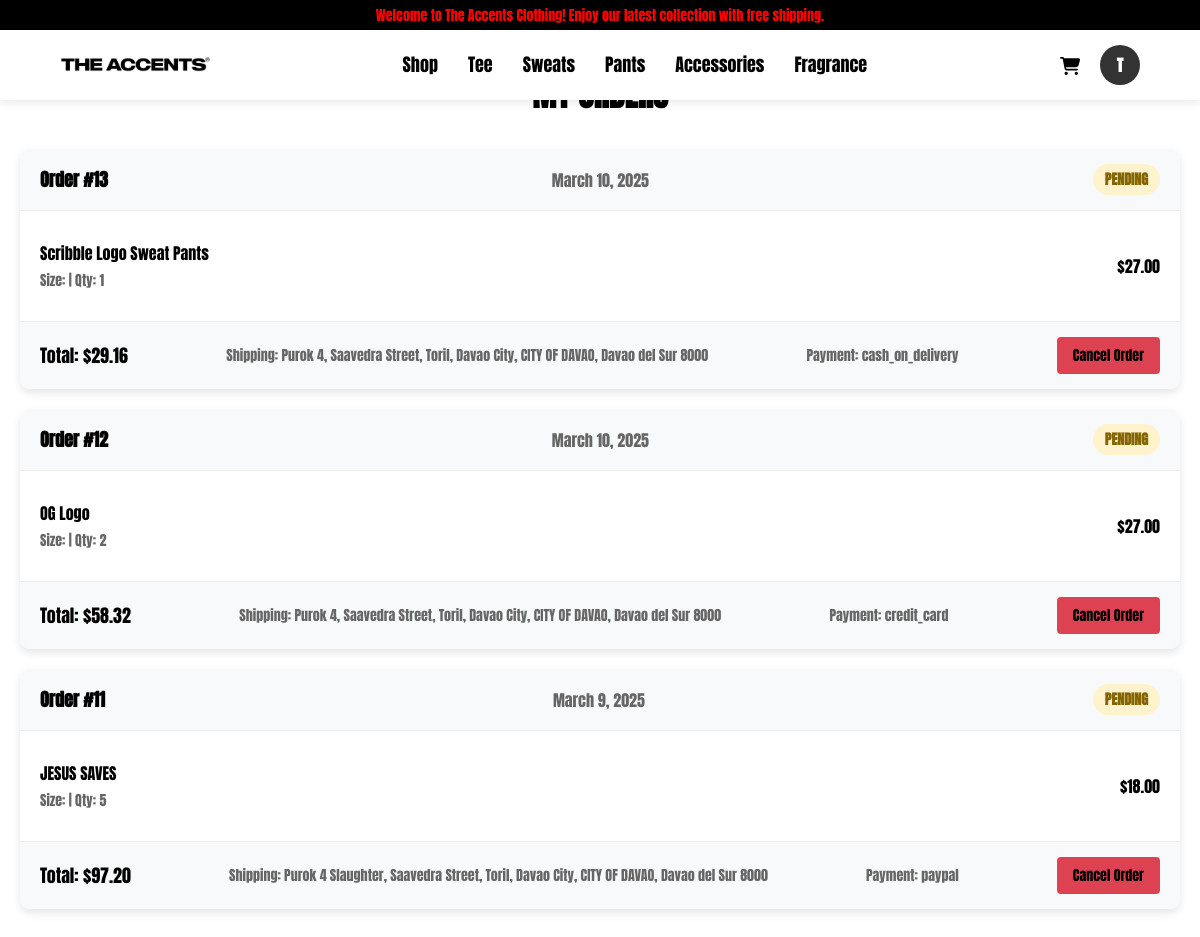
Page /order_users.php (signed in) on the earlier database version.
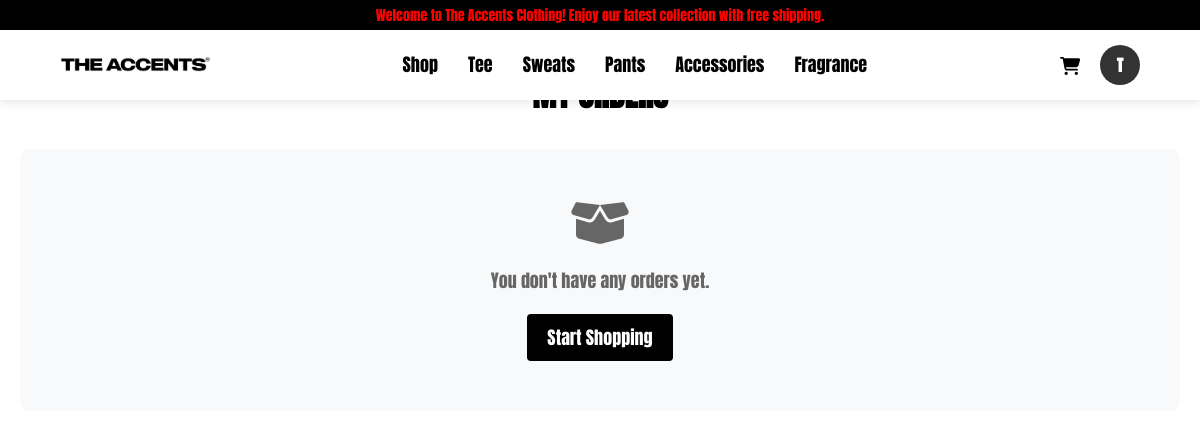
Same page on the later database version.
### tables this page shows
CREATE TABLE `categories` (
  `id` int(11) NOT NULL,
  `category_name` varchar(100) NOT NULL,
  `date_added` timestamp NOT NULL DEFAULT current_timestamp(),
  `date_edited` timestamp NOT NULL DEFAULT current_timestamp() ON UPDATE current_timestamp()
);

CREATE TABLE `customer_orders` (
  `order_id` int(11) NOT NULL,
  `customer_name` varchar(255) NOT NULL,
  `product_id` int(11) NOT NULL,
  `email` varchar(255) NOT NULL,
  `phone` varchar(20) NOT NULL,
  `address` text NOT NULL,
  `payment_method` enum('Cash','Credit Card','Debit Card','PayPal') NOT NULL,
  `quantity` int(11) NOT NULL,
  `order_date` timestamp NOT NULL DEFAULT current_timestamp()
);

CREATE TABLE `products` (
  `ProductID` int(11) NOT NULL,
  `ProductName` varchar(100) NOT NULL,
  `Description` text DEFAULT NULL,
  `Price` decimal(10,2) NOT NULL,
  `sizes` varchar(255) NOT NULL,
  `StockQuantity` int(11) NOT NULL,
  `images` text NOT NULL,
  `created_at` timestamp NOT NULL DEFAULT current_timestamp(),
  `categories` varchar(255) NOT NULL,
  `edited_at` timestamp NOT NULL DEFAULT current_timestamp() ON UPDATE current_timestamp(),
  `updated_at` timestamp NOT NULL DEFAULT current_timestamp() ON UPDATE current_timestamp()
);

### order_users.php (the view, shortened to what this page needs)
<?php
require 'db_connection.php';
$username = htmlspecialchars($_SESSION['username']);
?>
<!DOCTYPE html>
<html lang="en">
<head>
    <link rel="stylesheet" href="https://cdnjs.cloudflare.com/ajax/libs/font-awesome/6.6.0/css/all.min.css">
</head>
<body>
    <header>
        <div class="running-text">
            <span>Welcome to The Accents Clothing! Enjoy our latest collection with free shipping.</span>
        </div>
        <nav>
            <div class="logo">
                <a href="shop)customer.php"><img src="images/the_accents_logo.png" alt="The Accents Logo"></a>
            </div>
            <div class="nav-links">
                <a href="shop_customer.php">Shop</a>
                <?php
                $category_query = "SELECT category_name FROM categories";
                $category_result = $conn->query($category_query);
                if ($category_result && $category_result->num_rows > 0) {
                    while ($row = $category_result->fetch_assoc()) {
                        $category = htmlspecialchars($row['category_name']);
                        echo "<a href='shop_customer.php?category=$category'>$category</a>";
                    }
                }
                ?>
            </div>
                <div class="user-links">
                    <a href="cart.php"><i class="fas fa-shopping-cart"></i></a>
                    <div class="profile-container">
                        <div class="profile-circle" id="profileToggle">
                            <?php echo strtoupper(substr($username, 0, 1)); ?>
                        </div>
                    </div>
                </div>
        </nav>
    </header>
    <?php
require 'db_connection.php';
$user_id = $_SESSION['user_id'];
$query = "SELECT o.OrderID, o.OrderDate, o.TotalAmount, o.delivery_status,
          o.shipping_address AS address, o.payment_method,
          co.product_id, co.quantity, p.ProductName, p.Price, p.sizes
          FROM orders o
          LEFT JOIN customer_orders co ON o.OrderID = co.order_id
          LEFT JOIN products p ON co.product_id = p.ProductID
          WHERE o.UserID = ?
          ORDER BY o.OrderDate DESC";
$stmt = $conn->prepare($query);
$stmt->bind_param("i", $user_id);
$stmt->execute();
$result = $stmt->get_result();
$orders = [];
while ($row = $result->fetch_assoc()) {
    $orderId = $row['OrderID'];
    if (!isset($orders[$orderId])) {
        $orders[$orderId] = [
            'order_id' => $orderId,
            'order_date' => $row['OrderDate'],
            'TotalAmount' => $row['TotalAmount'],
            'delivery_status' => $row['delivery_status'],
            'address' => $row['address'],
            'payment_method' => $row['payment_method'],
            'items' => []
        ];
    }
    if ($row['product_id']) {
        $orders[$orderId]['items'][] = [
            'ProductName' => $row['ProductName'],
            'Size' => $row['sizes'],
            'Quantity' => $row['quantity'],
            'Price' => $row['Price']
        ];
    }
}
?>
<!DOCTYPE html>
<html lang="en">
<head>
</head>
<body>
    <div class="container">
    <h1 class="page-title">My Orders</h1>
    <?php if (!empty($orders)) : ?>
        <div class="orders-container">
            <?php foreach ($orders as $order) : ?>
                <div class="order-card">
                    <div class="order-header">
                        <div class="order-number">Order #<?= $order['order_id'] ?></div>
                        <div class="order-date">
                            <?= date('F j, Y', strtotime($order['order_date'])) ?>
                        </div>
                        <div class="order-status status-<?= strtolower($order['delivery_status']) ?>">
                            <?= htmlspecialchars($order['delivery_status']) ?>
                        </div>
                    </div>
                    <div class="order-items">
                        <?php if (!empty($order['items'])) : ?>
                            <?php foreach ($order['items'] as $item) : ?>
                                <div class="order-item">
                                    <div class="item-details">
                                        <div class="item-name"><?= htmlspecialchars($item['ProductName']) ?></div>
                                        <div class="item-meta">
                                            Size: <?= htmlspecialchars($item['Size']) ?> |
                                            Qty: <?= (int)$item['Quantity'] ?>
                                        </div>
                                    </div>
                                    <div class="item-price">$<?= number_format($item['Price'], 2) ?></div>
                                </div>
                            <?php endforeach; ?>
                        <?php else: ?>
                            <p>No item details available</p>
                        <?php endif; ?>
                    </div>
                    <div class="order-footer">
                        <div class="order-total">Total: $<?= number_format($order['TotalAmount'], 2) ?></div>
                        <div class="shipping-info">
                            Shipping: <?= htmlspecialchars($order['address']) ?>
                        </div>
                        <div class="payment-method">
                            Payment: <?= htmlspecialchars($order['payment_method']) ?>
                        </div>
                        <?php if ($order['delivery_status'] !== 'Cancelled' && $order['delivery_status'] !== 'Delivered') : ?>
                            <button class="cancel-order-btn" data-order-id="<?= $order['order_id'] ?>">Cancel Order</button>
                        <?php endif; ?>
                    </div>
                </div>
            <?php endforeach; ?>
        </div>
    <?php else: ?>
        <div class="no-orders">
            <i class="fas fa-box-open" style="font-size: 48px; margin-bottom: 20px;"></i>
            <p>You don't have any orders yet.</p>
            <a href="shop_customer.php" style="display: inline-block; margin-top: 20px; padding: 10px 20px; background-color: black; color: white; text-decoration: none; border-radius: 4px;">Start Shopping</a>
        </div>
    <?php endif; ?>
</div>
</body>
</html>

### order_users.php (style rules this page uses)
* { margin: 0; padding: 0; font-family: "Anton", sans-serif; box-sizing: border-box; }
header { width: 100%; position: fixed; top: 0; left: 0; z-index: 1000; background: white; }
.running-text { background-color: black; color: red; padding: 10px 0; text-align: center; font-size: 14px; overflow: hidden; white-space: nowrap; position: relative; height: 30px; display: flex; align-items: center; font-family: "Atkinson Hyperlegible Mono", monospace; }
.running-text span { display: inline-block; position: absolute; width: 100%; background-color: black; animation: marquee 30s linear infinite; }
nav { display: flex; justify-content: space-between; align-items: center; padding: 15px 5%; background-color: white; box-shadow: 0px 2px 10px rgba(0, 0, 0, 0.1); }
.logo img { width: 150px; }
.nav-links { display: flex; gap: 30px; }
.nav-links a { position: relative; text-decoration: none; font-size: 18px; color: black; transition: 0.3s; display: inline-block; }
.nav-links a::after { content: ''; width: 0%; height: 2px; background: black; display: block; margin: auto; transition: 0.5s; }
.profile-container { position: relative; display: inline-block; }
.profile-circle { width: 40px; height: 40px; background-color: #333; color: white; font-size: 16px; font-weight: bold; display: flex; align-items: center; justify-content: center; border-radius: 50%; text-transform: uppercase; cursor: pointer; }
.user-links { display: flex; align-items: center; gap: 20px; }
.user-links a { text-decoration: none; font-size: 18px; color: black; transition: 0.3s; }
.container { max-width: 1200px; margin: 150px auto 50px; padding: 20px; }
.page-title { text-align: center; margin-bottom: 30px; margin-top: -100px; font-size: 32px; text-transform: uppercase; }
.no-orders { text-align: center; padding: 50px 0; background-color: #f8f9fa; border-radius: 10px; font-size: 18px; color: #666; }
.orders-container { display: flex; flex-direction: column; gap: 20px; }
.order-card { background: white; border-radius: 10px; box-shadow: 0 4px 8px rgba(0, 0, 0, 0.1); overflow: hidden; }
.order-header { background-color: #f8f9fa; padding: 15px 20px; display: flex; justify-content: space-between; align-items: center; border-bottom: 1px solid #eee; }
.order-number { font-size: 18px; font-weight: bold; }
.order-date { color: #666; font-size: 16px; }
.order-status { display: inline-block; padding: 5px 12px; border-radius: 20px; font-size: 14px; font-weight: bold; text-transform: uppercase; }
.status-pending { background-color: #fff3cd; color: #856404; }
.order-items { padding: 20px; }
.order-item { display: flex; align-items: center; padding: 10px 0; border-bottom: 1px solid #eee; }
.order-item:last-child { border-bottom: none; }
.item-details { flex: 1; }
.item-name { font-size: 16px; }
.item-meta { font-size: 14px; color: #666; margin-top: 5px; }
.item-price { font-size: 16px; }
.order-footer { background-color: #f8f9fa; padding: 15px 20px; display: flex; justify-content: space-between; align-items: center; border-top: 1px solid #eee; }
.order-total { font-size: 18px; }
.shipping-info { color: #666; font-size: 14px; }
.payment-method { color: #666; font-size: 14px; }
.cancel-order-btn { background-color:rgb(220, 66, 82); color: black; border: none; padding: 8px 16px; font-size: 14px; border-radius: 4px; cursor: pointer; transition: background-color 0.3s ease; }

Differences in the rows shown:
removed customer_orders: product.ProductName "Scribble Logo Sweat Pants", quantity "1", product.Price "27.00", shown under "13"
removed customer_orders: product.ProductName "OG Logo", quantity "2", product.Price "27.00", shown under "12"
removed customer_orders: product.ProductName "JESUS SAVES", quantity "5", product.Price "18.00", shown under "11"
Other differences:
text now shown: "You don't have any orders yet. Start Shopping"
list line gone: "Order # 13 March 10, 2025 PENDING Total: $ 29.16 Shipping: Purok 4, Saavedra Street, Toril, Davao City, CITY OF DAVAO, Davao del Sur 8000 Payment: cash_on_delivery Cancel Order"
list line gone: "Order # 12 March 10, 2025 PENDING Total: $ 58.32 Shipping: Purok 4, Saavedra Street, Toril, Davao City, CITY OF DAVAO, Davao del Sur 8000 Payment: credit_card Cancel Order"
list line gone: "Order # 11 March 9, 2025 PENDING Total: $ 97.20 Shipping: Purok 4 Slaughter, Saavedra Street, Toril, Davao City, CITY OF DAVAO, Davao del Sur 8000 Payment: paypal Cancel Order"
